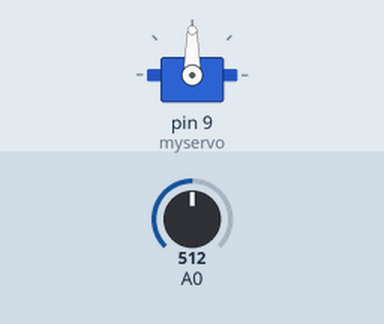
The sketch below on a simulated Arduino Uno, built with avr-gcc and run on an emulated ATmega328P. Shown: servo. Inputs (shaded band) come from the test bench; at power-on: A0 = 512. What the sketch prints to the serial monitor is not drawn.

Above: at 1.2 s.
1.3 s: A0 set to 716
At 1.9 s:
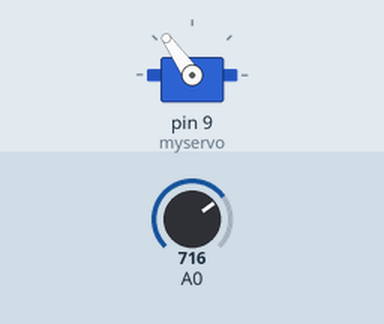
2.8 s: A0 set to 900
At 3.1 s:
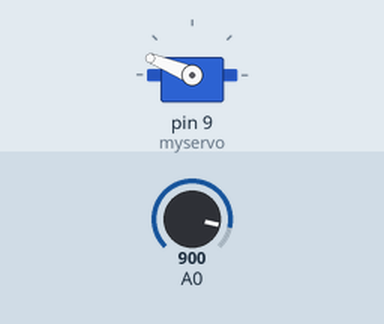
4.3 s: A0 set to 1023
At 5.4 s:
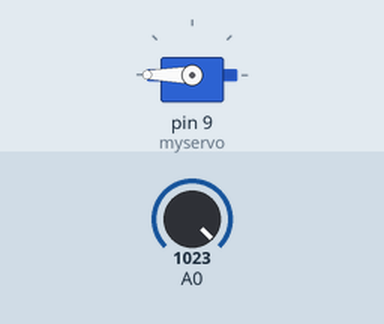
5.8 s: A0 set to 306
At 6.6 s:
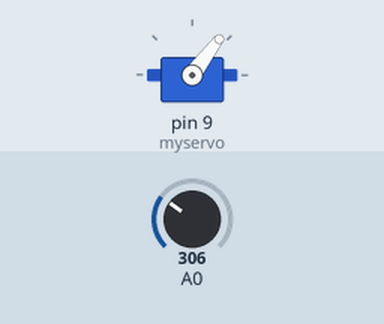
7.3 s: A0 set to 122
At 7.6 s:
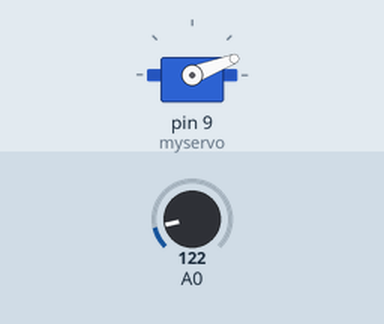
8.8 s: A0 set to 0
At 9.9 s:
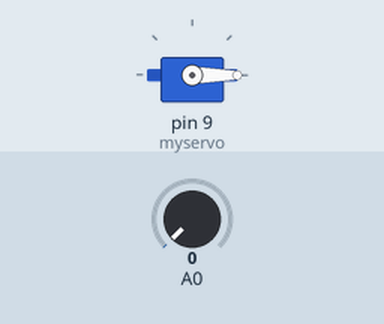
Timing chart, 0 to 11.3 s (numbered marks = the images above; inputs shaded):
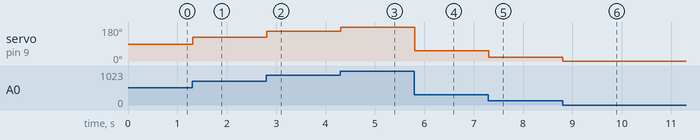

Measured:
- after the input at 1.3 s, servo on pin 9 (myservo): 90° → 125° at once
- after the input at 2.8 s, servo on pin 9 (myservo): 125° → 158° at once
- after the input at 4.3 s, servo on pin 9 (myservo): 158° → 180° at once
- after the input at 5.8 s, servo on pin 9 (myservo): 180° → 53° at once
- after the input at 7.3 s, servo on pin 9 (myservo): 53° → 21° at once
- after the input at 8.8 s, servo on pin 9 (myservo): 21° → 0° at once

The sketch:

c05_18_servoPotentiometer.ino
```cpp
#include <Servo.h>

int val = 0;
Servo myservo;

void setup() {
  Serial.begin(9600);
  myservo.attach(9);
}

void loop() {
  // range 0 ~ 1023
  val = analogRead(A0);

  int angle = map(val, 0, 1023, 0, 180);
  Serial.println(angle);

  // range 0 ~ 180
  myservo.write(angle);
}
```
